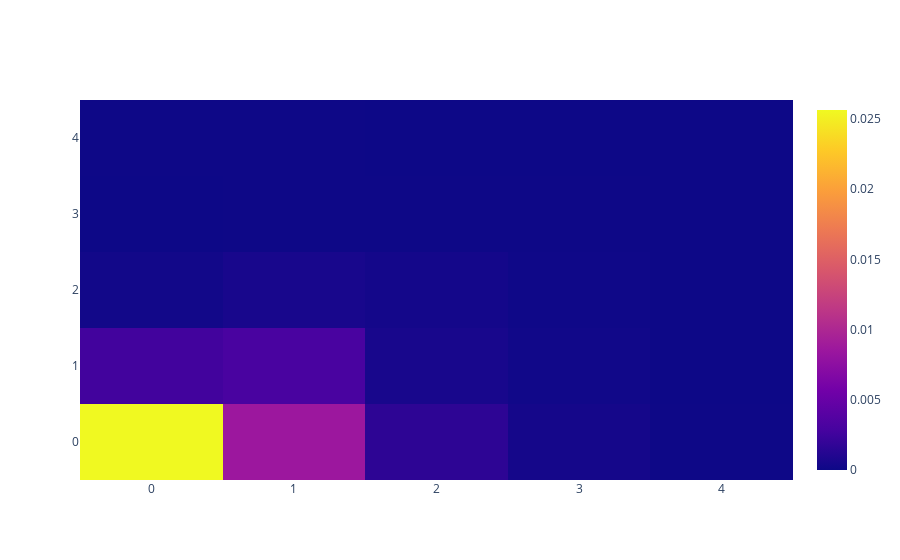

Notebook cell for this chart:
### Code cell
import plotly.graph_objects as go

fig = go.Figure(data=go.Heatmap(z=heatmap))
fig.show()

### Figure 1 — Plotly figure (JSON) as saved in the notebook; plotly's stock layout.template omitted (floating-point values rounded to 4 significant figures)
{"data": [{"type": "heatmap", "z": [[0.02563, 0.00856, 0.001578, 0.0003826, 4.782e-05], [0.00263, 0.003013, 0.0005739, 0.0001913, 0], [0.0002391, 0.0005739, 0.0003348, 9.564e-05, 0], [0, 4.782e-05, 4.782e-05, 4.782e-05, 0], [4.782e-05, 4.782e-05, 0, 0, 0]]}], "layout": {}}
